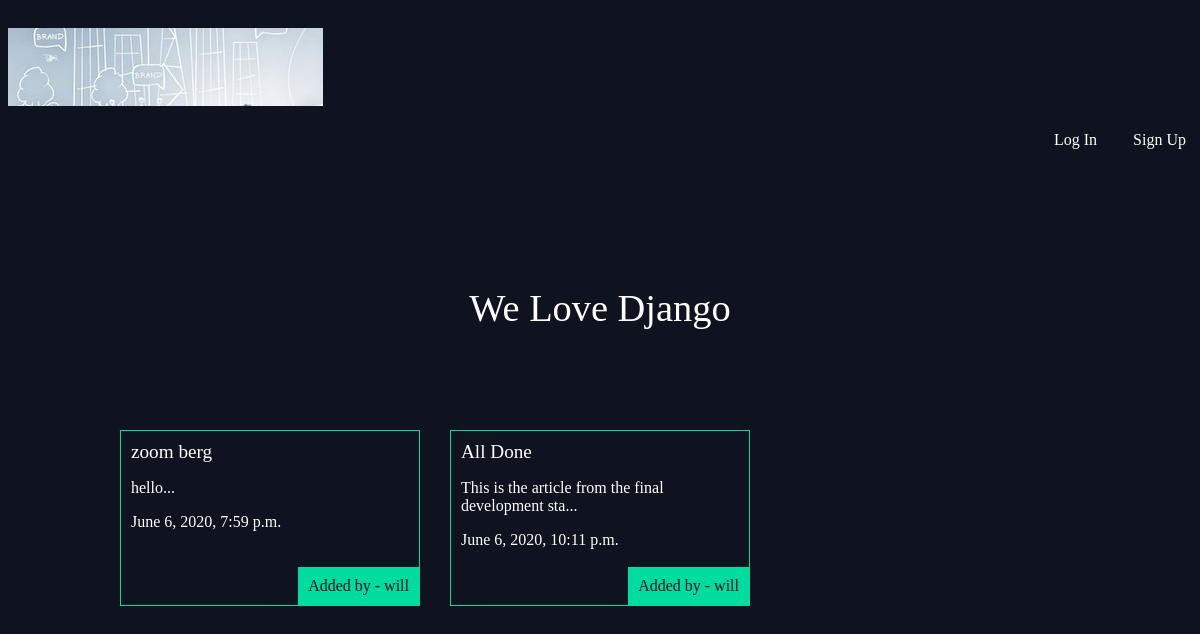
The page / on the database its author committed.
### djangoblog/models.py (models this page shows, shortened)
class Article(models.Model):
    title = models.CharField(max_length=100)
    slug = models.SlugField()
    body = models.TextField()
    date = models.DateTimeField(auto_now_add=True)
    thumb = models.ImageField(default='default.png', blank=True)
    author = models.ForeignKey(User, default=None, on_delete=models.DO_NOTHING)
    def snippet(self):
        return self.body[:50] + '...'

### djangoblog/views.py (the view)
# urls.py: path('', views.article, name='index'),
def article(request):
    articles = Article.objects.all().order_by('date')
    return render(request, 'djangoblog/article.html', {'articles': articles})

### djangoblog/templates/djangoblog/article.html
{% extends 'base_layout.html' %}
{% block content %}
    <h1>We Love Django</h1>
    <div class="articles">
        {% for article in articles %}
            <div class="article">
                <h2><a href="{% url 'djangoblog:article_detail' slug=article.slug %}">{{ article.title }}</a></h2>
                <p>{{ article.snippet }}</p>
                <p>{{ article.date }}</p>
                <p class="author">Added by - {{ article.author.username }}</p>
            </div>
        {% endfor %}
    </div>
{% endblock%}

### djangoblog/static/djangoblog/style.css (style rules this page uses)
body { background-color: #0f121f; background-repeat: no-repeat; color: #fff; }
body * { font-family: Ubuntu; }
h1, h2, h3, h4, h5 { font-weight: normal; margin: 0; }
a, a:hover, a:visited { color: #fff; text-decoration: none; }
div.wrapper h1 { text-align: center; margin: 100px auto; font-size: 2.4em; }
.articles { display: grid; grid-template-columns: 1fr 1fr 1fr; grid-gap: 30px; }
.article { padding: 10px; border: 1px solid #00dba0; position: relative; padding-bottom: 40px; }
.article h2 { font-size: 1.2em; }
.article .author { padding: 10px; background: #00dba0; position: absolute; right: 0; bottom: 0; margin: 0; color: #0f121f; }

### rows shown on the page
Article: title "zoom berg", snippet "hello...", date "June 6, 2020, 7:59 p.m.", author.username "will"
Article: title "All Done", snippet "This is the article from the final development sta...", date "June 6, 2020, 10:11 p.m.", author.username "will"
